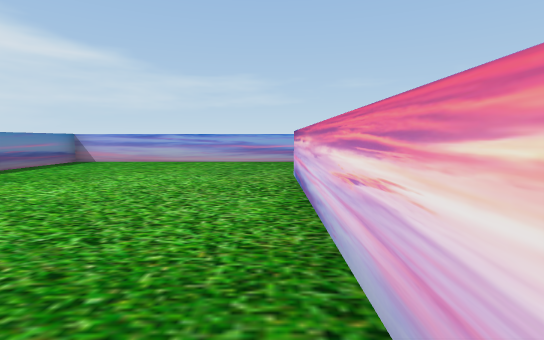
view 1 (above)

24 first-person views from a walk through a 3-D level made in the Unity game engine. The camera is 1.3 m above the floor, tilts 6° down and sees 85° across. The floor is counted in squares, 2 m on a side. Each view is taken from the middle of a square. On the plan, view 1 faces up. The plan holds only what a view shows up to about 9 squares ahead; the rest is blank. The player character is not drawn.

view 2
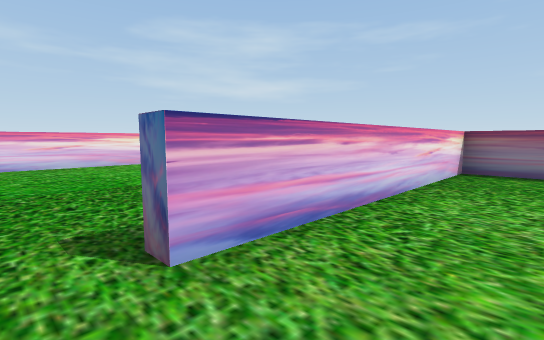

view 3
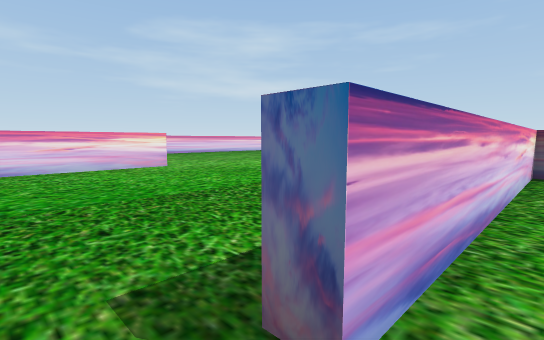

view 4
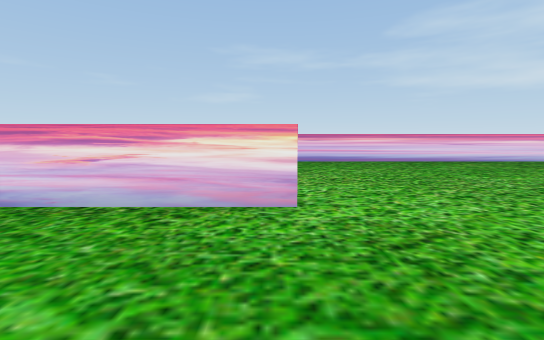

view 5
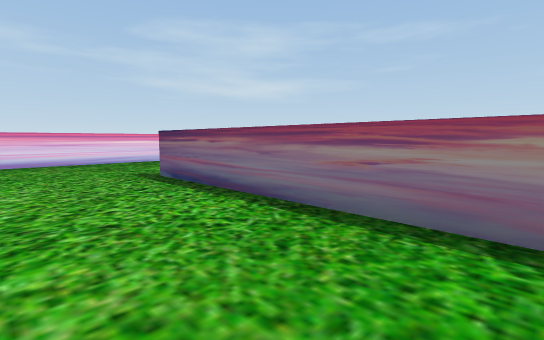

view 6
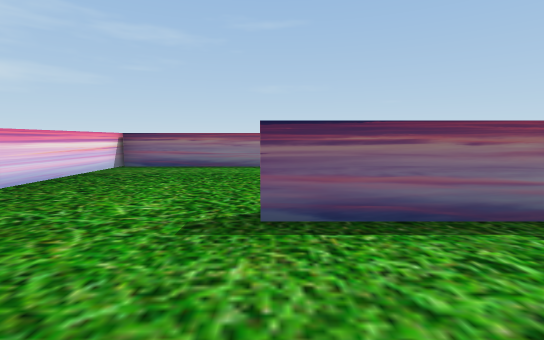

view 7
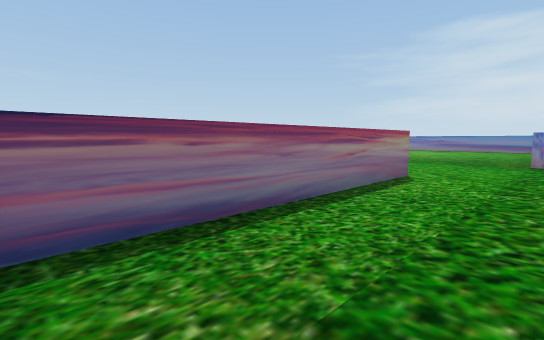

view 8
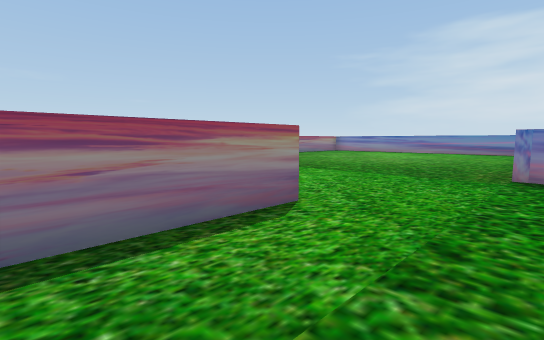

view 9
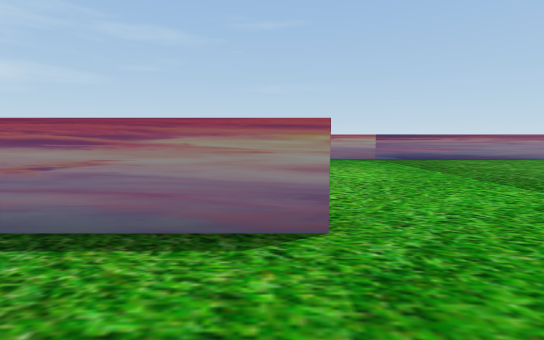

view 10
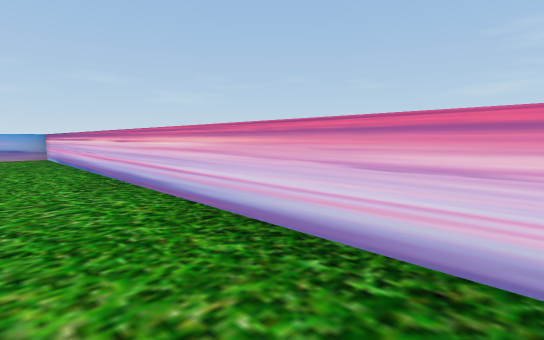

view 11
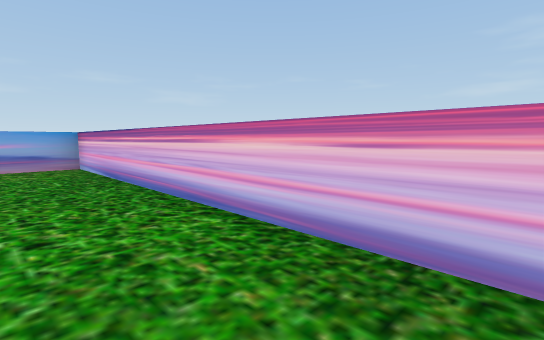

view 12
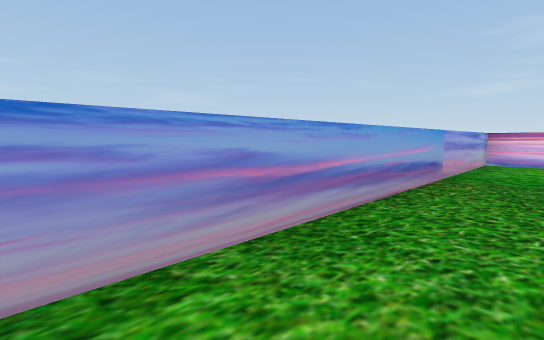

view 13
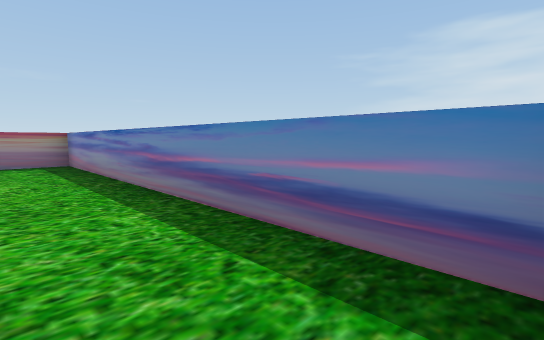

view 14
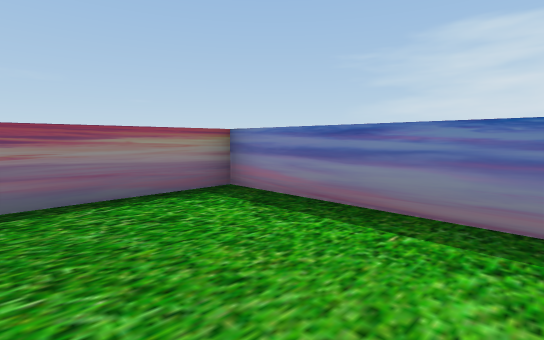

view 15
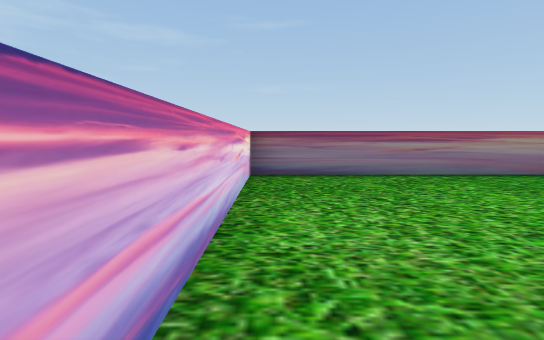

view 16
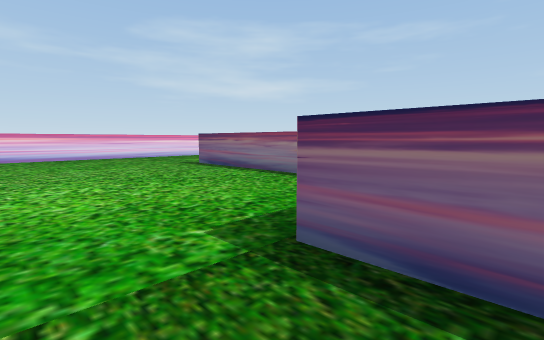

view 17
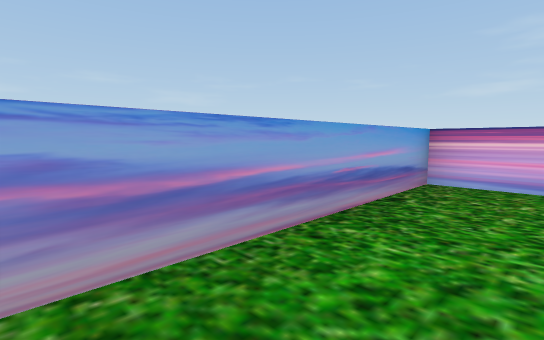

view 18
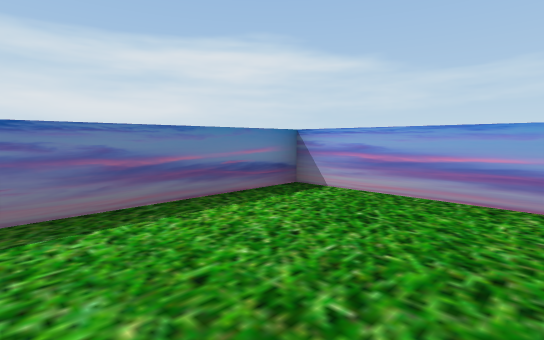

view 19
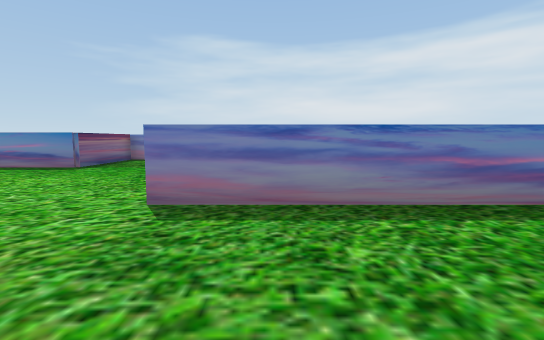

view 20
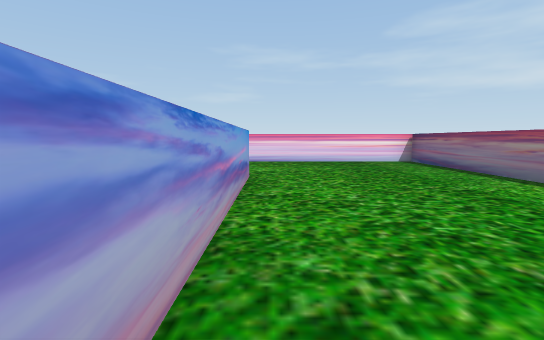

view 21
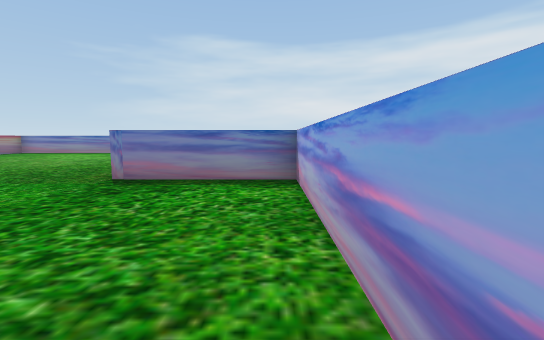

view 22
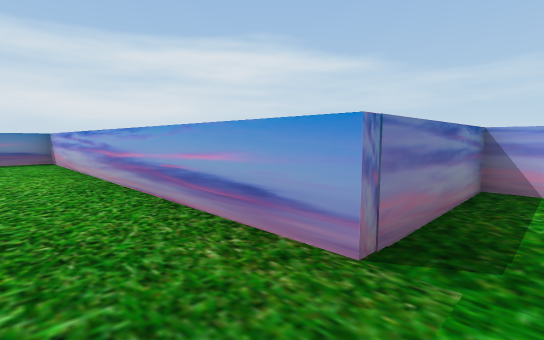

view 23
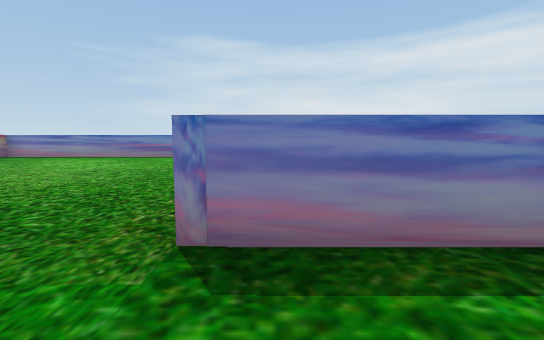

view 24
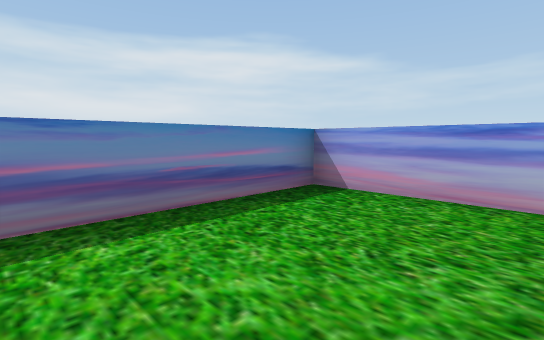

### Floor plan
Points are (right, up) in squares from view 1. A wall is a line through its corners. A room is listed if a view was taken in it or the views show most of it. See-through windows are left out.
Room 1 (views 1, 2, 3, 4, 5, 6, 7, 8, 9, 10, 11, 12, 13, 14, 15, 16, 17, 18, 19, 20, 21, 22, 23, 24)
walls: (4, -3.3) (9.1, -3.3); (6.5, -8) (12.5, -8); (0.9, -0.4) (3.3, -0.4) (3.3, -2.2); (9.1, -3.6) (3.3, -3.6) (3.3, -6.6) (-5.6, -6.6) (-5.6, -10); (6.8, 2.8) (6.8, 5.8); (12.6, -8.2) (12.6, 8.4) (7.1, 8.4) (7.1, 2.8); (6.8, 7.4) (6.8, 8.4) (-5.6, 8.4) (-5.6, -0.4) (0.4, -0.4) (0.4, 5.4)

Positions as (right, up) in squares from view 1, and headings:
1: (0, 0), facing up
2: (-1, 6), facing down-right
3: (0, 6), facing down-right
4: (4, 3), facing right
5: (4, -1), facing down-right
6: (9, -1), facing down
7: (12, -6), facing down-left
8: (9, -6), facing down-left
9: (7, -6), facing down
10: (11, -3), facing up-right
11: (11, 1), facing up-right
12: (-2, 7), facing up-right
13: (-4, 8), facing down-left
14: (-3, 3), facing down-left
15: (0, 5), facing down
16: (2, 1), facing down-right
17: (8, 7), facing up-right
18: (10, 5), facing up-left
19: (10, 4), facing left
20: (4, -4), facing right
21: (8, -4), facing left
22: (4, -8), facing up-left
23: (5, -6), facing left
24: (-3, -10), facing up-left
